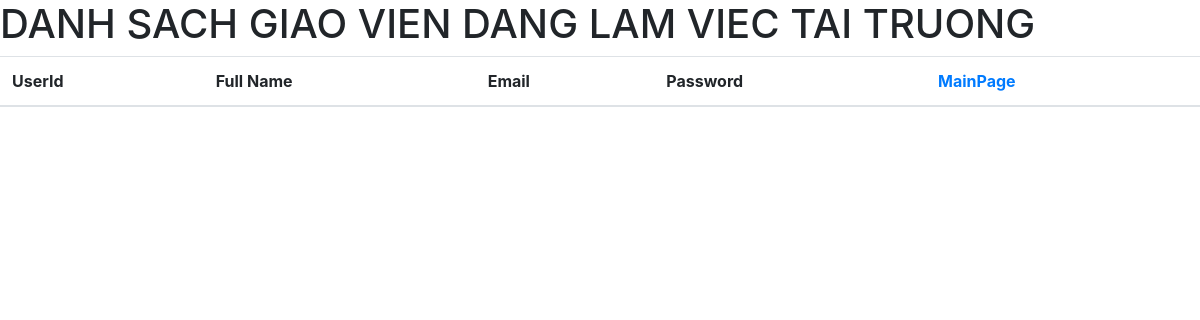
/admin/tableTeachers.php (signed in), run on an earlier commit of the app's database.
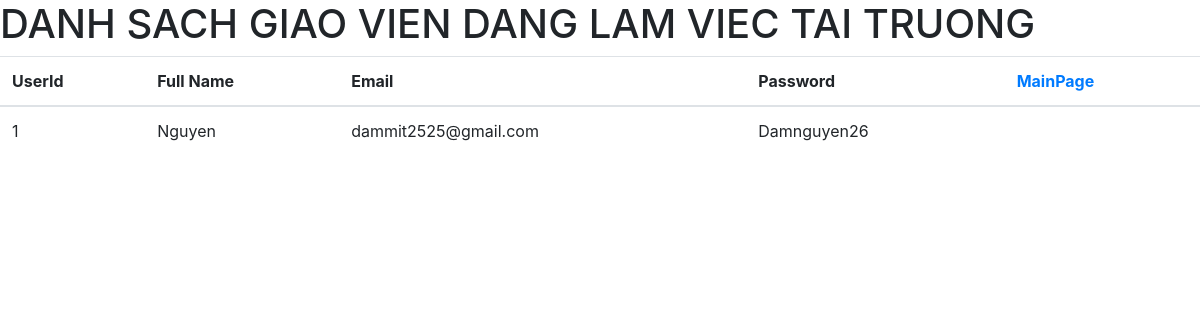
And on a later commit of the database.
### tables this page shows
CREATE TABLE `teachers` (
  `Id` tinyint(10) NOT NULL,
  `FullName` varchar(50) NOT NULL,
  `Email` varchar(50) NOT NULL,
  `Password` varchar(50) NOT NULL
);

### include/func/functions.php (called while the page is built, shortened)
<?php
function getAllTeachers()
{
    global $conn;
    $sql = "SELECT * FROM `teachers`";
    $result = mysqli_query($conn, $sql);
    $teachers = mysqli_fetch_all($result);
    return $teachers;
}

### admin/tableTeachers.php (the view, shortened to what this page needs)
<!doctype html>
<html lang="en">
<head>
    <link rel="stylesheet" href="https://stackpath.bootstrapcdn.com/bootstrap/4.3.1/css/bootstrap.min.css">
</head>
<body>
    <h1>DANH SACH GIAO VIEN DANG LAM VIEC TAI TRUONG</h1>
    <table class="table">
        <thead>
            <tr>
                <th>UserId</th>
                <th>Full Name</th>
                <th>Email</th>
                <th>Password</th>
                <th><a href="index.php">MainPage</a></th>
            </tr>
        </thead>
        <?php
        require('../include/func/connection.php');
        include("../include/func/functions.php");
        $teachers = getAllTeachers();
        foreach ($teachers as $row) {
        ?>
            <tbody>
                <tr>
                    <td scope="row"><?php echo $row[0]; ?></td>
                    <td><?php echo $row[1]; ?></td>
                    <td><?php echo $row[2]; ?></td>
                    <td><?php echo $row[3]; ?></td>
                </tr>
            </tbody>
        <?php
        }
        ?>
    </table>
</body>

What changed in the data, as far as the page shows it:
added teachers: Id "1", FullName "Nguyen", Email "dammit2525@gmail.com", Password "Damnguyen26"
